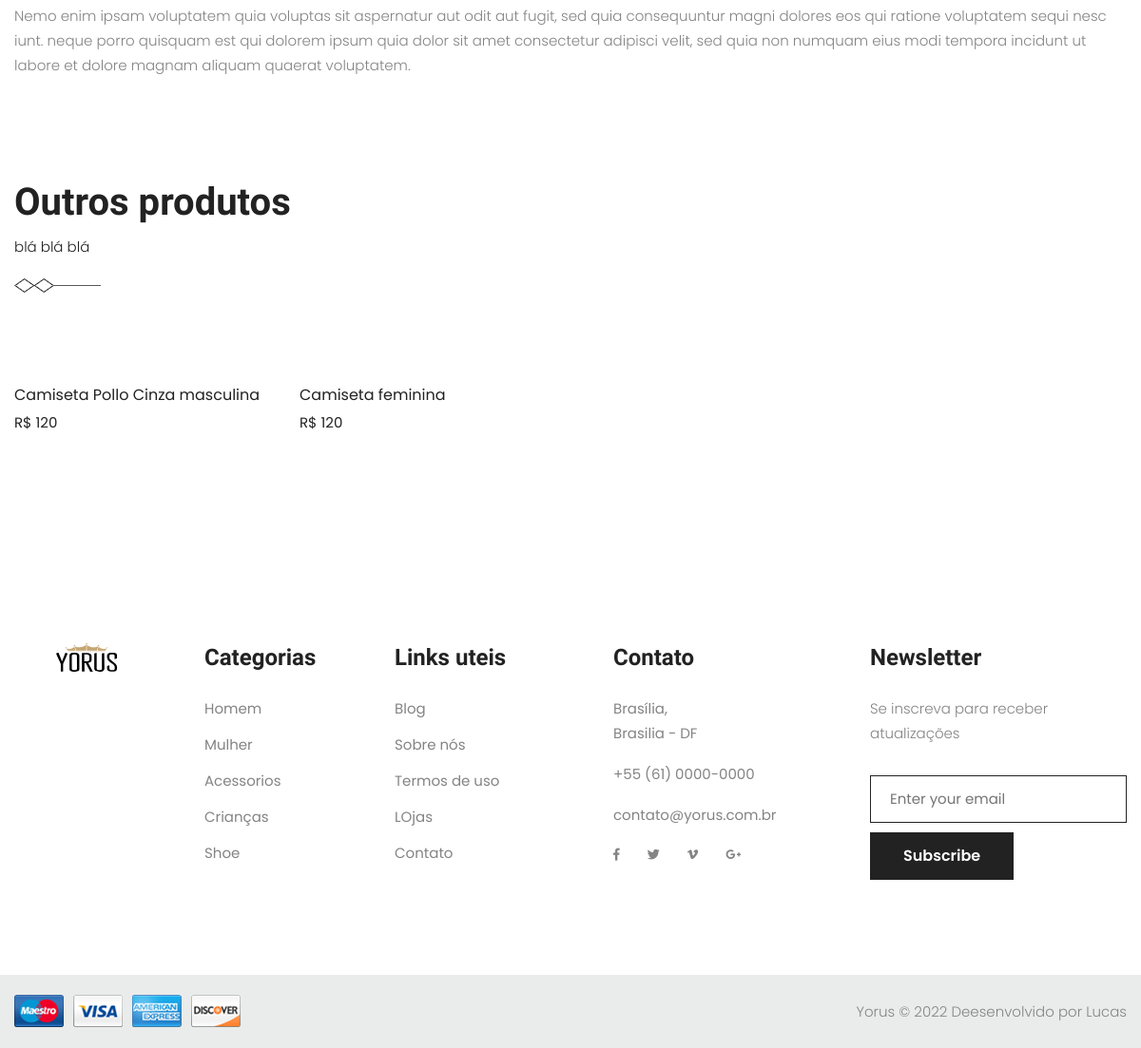
Before: /detalhes-do-produto/1/ (lower part) with the older database file.
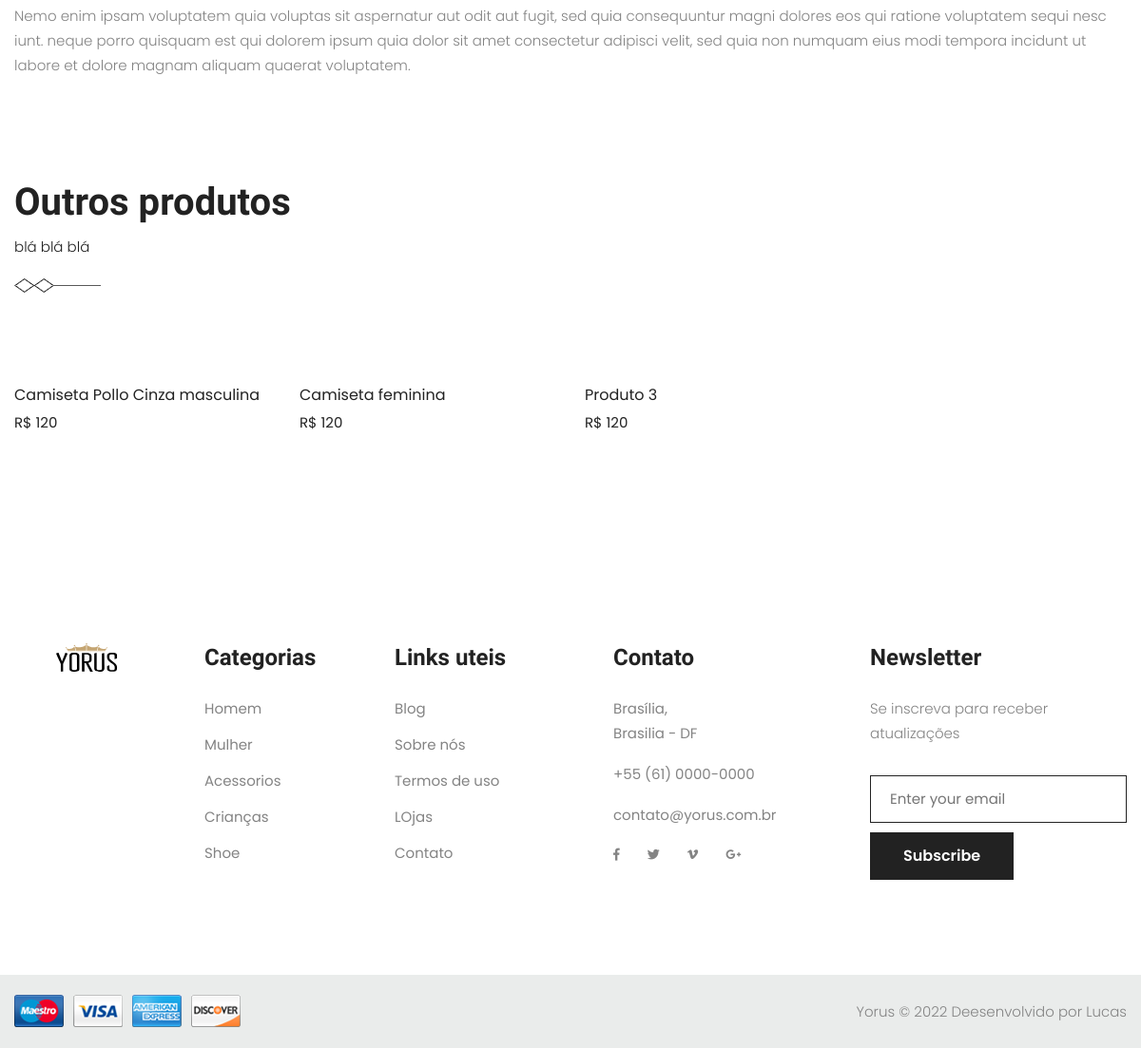
After: the same page with the newer database file.
### product/models.py (models this page shows, shortened)
class Product(models.Model):
	created = models.DateTimeField(auto_now_add=True)
	updated = models.DateTimeField(auto_now=True)
	category = models.ForeignKey(Category, on_delete=models.CASCADE)
	title = models.CharField(max_length=255)
	subtitle =  models.CharField(max_length=255)
	description = models.TextField()
	slug = models.SlugField(max_length=255, unique=True, null=True, blank=True,)
	price = models.IntegerField()
	image1 = StdImageField('01. Imagem', upload_to='Product', variations={'thumb': {'width': 460, 'height': 597, 'crop': True }})
	image2 = StdImageField('02. Imagem', upload_to='Product', null=True, blank=True, variations={'thumb': {'width': 460, 'height': 597, 'crop': True }})
	image3 = StdImageField('03. Imagem', upload_to='Product', null=True, blank=True, variations={'thumb': {'width': 460, 'height': 557, 'crop': True }})
	image4 = StdImageField('04. Imagem', upload_to='Product', null=True, blank=True, variations={'thumb': {'width': 460, 'height': 597, 'crop': True }})
	image5 = StdImageField('05. Imagem', upload_to='Product', null=True, blank=True, variations={'thumb': {'width': 460, 'height': 597, 'crop': True }})
	brand = models.ForeignKey(Brand, on_delete=models.CASCADE, null=True, blank=True)
	stock = models.IntegerField(default=1)
	class Meta:
		verbose_name = 'Produto'
		verbose_name_plural = 'Produtos'

### home/views.py (the view)
# urls.py: path('detalhes-do-produto/<int:pk>/', views.product_details, name='detalhes-do-produto'),
def product_details(request, pk):
	product = Product.objects.all()
	product_detail = Product.objects.get(id=pk)
	context = {
	    'product_detail': product_detail,
	    'product_list': product,
	}
	return render(request, 'home/detalhes-do-produto.html', context)

### home/templates/home/detalhes-do-produto.html (shortened to what this page needs)
{% load static %}
<!DOCTYPE html>
<html lang="en">
<head>
{% include 'home/includes/css.html' %}
</head>
<body>
    {% include 'home/includes/header.html' %}
        <section class="product-details product-details-2">
            <div class="auto-container">
                <div class="product-discription">
                    <div class="tabs-box">
                        <div class="tabs-content">
                            <div class="tab active-tab" id="tab-1">
                                <div class="text">
                                    <p>Nemo enim ipsam voluptatem quia voluptas sit aspernatur aut odit aut fugit, sed quia consequuntur magni dolores eos qui ratione voluptatem sequi nesc iunt. neque porro quisquam est qui dolorem ipsum quia dolor sit amet consectetur adipisci velit, sed quia non numquam eius modi tempora incidunt ut labore et dolore magnam aliquam quaerat voluptatem.</p>
                                </div>
                            </div>
                        </div>
                    </div>
                </div>
                <div class="related-product">
                    <div class="sec-title style-two">
                        <h2>Outros produtos</h2>
                        <p> blá blá blá</p>
                        <span class="separator" style="background-image: url(assets/images/icons/separator-2.png);"></span>
                    </div>
                    <div class="row clearfix">
                        {% for product in product_list %}
                        <div class="col-lg-3 col-md-6 col-sm-12 shop-block">
                            <div class="shop-block-one">
                                <div class="inner-box">
                                    <figure class="image-box">
                                    </figure>
                                    <div class="lower-content">
                                        <a href="{% url 'detalhes-do-produto' product.id %}">{{ product.title }}</a>
                                        <span class="price">R$ {{ product_detail.price }}</span>
                                    </div>
                                </div>
                            </div>
                        </div>
                        {% endfor %}
                    </div>
                </div>
            </div>
        </section>
        {% include 'home/includes/footer.html' %}
    </div>
</body>
</html>

Changed rows visible on the page:
added Product: title "Produto 3", {{ product_detail.price }} "120"
